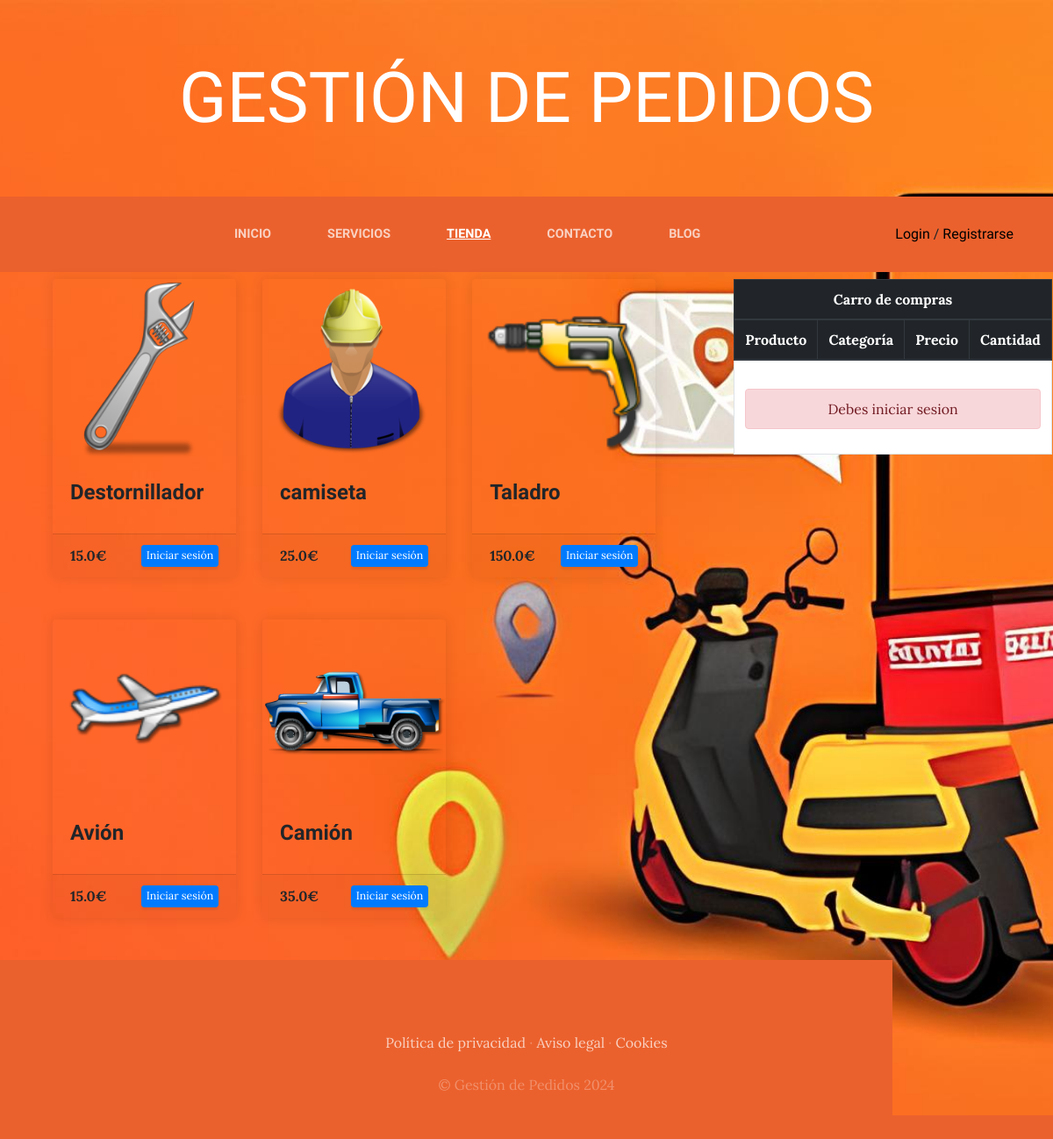
The app's page /tienda/ with its own data.
### tienda/models.py (models this page shows)
class Producto(models.Model):
    nombre=models.CharField(max_length=50)
    categorias=models.ForeignKey(CategoriaProd, on_delete=models.CASCADE)
    imagen=models.ImageField(upload_to="tienda", null=True, blank=True)
    precio=models.FloatField()
    disponibilidad=models.BooleanField(default=True)
    created=models.DateTimeField(auto_now_add=True)
    updated=models.DateTimeField(auto_now_add=True)
    class Meta:
        verbose_name="Producto"
        verbose_name_plural="Productos"

### tienda/views.py (the view)
# urls.py: path('tienda/', include('tienda.urls')),
def tienda(request):
    productos = Producto.objects.all()
    carro = Carro(request)
    return render(request, "tienda/tienda.html", {"productos": productos, "carro": carro})

### carro/context_processor.py (called while the page is built)
def importe_total_carro(request):
    total=0
    if request.user.is_authenticated:
        for key, value in request.session["carro"].items():
            total=total+float(value["precio"])
    return {"importe_total_carro":total}

### tienda/templates/tienda/tienda.html (shortened to what this page needs)
{% extends "ProyectoWebApp/base.html" %} {% load static %} {% block content %}
<div class="container mt-2">
  <div style="float: right">{% include "carro/widget.html" %}</div>
  <div class="row">
    {% for producto in productos %}
    <div class="col-lg-4 col-md-6 mb-5">
      <div
        class="card h-100 border-0 rounded"
        style="background-color: transparent"
      >
        <img
          src="{{ producto.imagen.url }}"
          class="card-img-top"
          alt="{{ producto.nombre }}"
        />
        <div class="card-body">
          <h5 class="card-title">{{ producto.nombre }}</h5>
        </div>
        <div
          class="card-footer d-flex justify-content-between align-items-center"
        >
          <span class="text-sumit font-weight-bold"
            >{{ producto.precio }}€</span
          >
          {% if request.user.is_authenticated %}
          <a
            href="{% url 'carro:agregar' producto.id %}"
            <a
            href="{% url 'carro:agregar' producto.id %}"
            class="btn btn-primary btn-sm"
            style="padding: 0.15rem 0.3rem; font-size: 0.775rem"
            >Añadir al carro</a
          >
          {% else %}
          <a
          href="{% url 'login' %}"
          class="btn btn-primary btn-sm"
          style="padding: 0.15rem 0.3rem; font-size: 0.775rem"
          >Iniciar sesión</a>
        {% endif %}
        </div>
      </div>
    </div>
    {% endfor %}
  </div>
</div>
{% endblock %}

### ProyectoWebApp/templates/ProyectoWebApp/base.html (shortened to what this page needs)
<html>
  <head>
    {% load static %}
    <link
      href="{% static 'ProyectoWebApp/vendor/bootstrap/css/bootstrap.min.css' %}"
      rel="stylesheet"
    />
    <link
      href="{% static 'ProyectoWebApp/css/gestion.css' %}"
      rel="stylesheet"
    />
  </head>
  <body>
    <h1 class="site-heading text-center text-white d-none d-lg-block">
      <span class="site-heading-lower">Gestión de Pedidos</span>
    </h1>
    <nav class="navbar navbar-expand-lg navbar-dark py-lg-4" id="mainNav">
      <div class="container">
        <div class="collapse navbar-collapse" id="navbarResponsive">
          <ul class="navbar-nav mx-auto">
            <li
              class="nav-item {% if request.path == '/' %}active{% endif %} px-lg-4"
            >
              <a
                class="nav-link text-uppercase text-expanded"
                href="{% url 'home' %}"
                >Inicio</a
              >
            </li>
            <li
              class="nav-item {% if request.path == '/servicios/' %}active{% endif %} px-lg-4"
            >
              <a
                class="nav-link text-uppercase text-expanded"
                href="{% url 'Servicios' %}"
                >Servicios</a
              >
            </li>
            <li
              class="nav-item {% if request.path == '/tienda/' %}active{% endif %} px-lg-4"
            >
              <a
                class="nav-link text-uppercase text-expanded"
                href="{% url 'Tienda' %}"
                >Tienda</a
              >
            </li>
            <li
              class="nav-item {% if request.path == '/contacto/' %}active{% endif %} px-lg-4"
            >
              <a
                class="nav-link text-uppercase text-expanded"
                href="{% url 'Contacto' %}"
                >Contacto</a
              >
            </li>
            <li
              class="nav-item {% if request.path|slice:':6' == '/blog/' %}active{% endif %} px-lg-4"
            >
              <a
                class="nav-link text-uppercase text-expanded"
                href="{% url 'Blog' %}"
                >Blog</a
              >
            </li>
          </ul>
          <div style="text<i class="fa fa-align-right aria-hidden="true"></i>
        {% if user.is_authenticated %}
            <a style="color: black;">Hola: {{ user.username }}</a>&nbsp;/&nbsp;<a href="{% url 'cerrar' %}" style="color:white;">Cerrar sesión</a>
        {% else %}
            <a href="{% url 'login' %}" style="color:black;">Login</a>&nbsp;/&nbsp;<a href="{% url 'registro' %}" style="color:black;">Registrarse</a>
        {% endif %}
          </div>
        </div>
      </div>
    </nav>
    {% block content %} {% endblock %}
    <footer class="footer text-faded text-center py-5">
      <div class="container">
        <p class="m-0 mbt">
          <a href="#" class="link">Política de privacidad</a> ·
          <a href="#" class="link">Aviso legal</a> ·
          <a href="#" class="link">Cookies</a>
        </p>
        <p class="m-0 mbt1">&copy; Gestión de Pedidos 2024</p>
      </div>
    </footer>
  </body>
</html>

### tienda/templates/carro/widget.html (shortened to what this page needs)
<div class="container" style="width: 70%;">
    <table class="table table-bordered table-hover" style="color: black; background-color: white;">
      <thead class="thead-dark">
        <tr>
          <th colspan="4" class="text-center">Carro de compras</th>
        </tr>
        <tr>
          <th>Producto</th>
          <th>Categoría</th>
          <th>Precio</th>
          <th>Cantidad</th>
        </tr>
      </thead>
      <tbody>
        {% if request.user.is_authenticated %}
        {% if request.session.carro.items %}
          {% for key, value in request.session.carro.items %}
          <tr>
            <td>{{ value.nombre }}</td>
            <td>{{ value.categorias.nombre }}</td>
            <td>{{ value.precio }}</td>
            <td>
              <a href="{% url 'carro:agregar' value.producto_id %}" class="btn btn-sm btn-success mr-1">+</a>
              <span>{{ value.cantidad }}</span>
              <a href="{% url 'carro:restar' value.producto_id %}" class="btn btn-sm btn-danger">-</a>
            </td>
          </tr>
          {% endfor %}
            {% else %}
          <tr>
            <td colspan="4">
              <div class="alert alert-danger text-center">Sin productos</div>
            </td>
          </tr>
      </tbody>
      {% endif %}
      <tfoot>
        {% if request.session.carro.items%}
        <tr>
          <td colspan="3">Total: {{ importe_total_carro }} €</td>
          <td>
            <a href="{% url 'carro:limpiar' %}" class="btn btn-danger">Vaciar</a>
          </td>
        </tr>
        {% endif%}
          {% if request.session.carro.items%}
          <tr>
            <td colspan="4" style="text-align: center">
              <a href="{% url 'procesar_pedido' %}" class="btn btn-primary btn-sm">Comprar</a>
            </td>
          </tr>
          {% endif%}
          {% else %}
          <tr>
            <td colspan="4">
              <div class="alert alert-danger text-center">Debes iniciar sesion</div>
            </td>
          </tr>
        {% endif %}
    </table>
</div>

### ProyectoWebApp/static/ProyectoWebApp/css/gestion.css (style rules this page uses)
body { font-family: 'Lora'; background-image: url("../img/bg_main.jpg"); background-attachment: fixed; background-position: center; background-size: cover; }
h1, h2, h3, h4, h5, h6 { font-family: 'Raleway'; }
p { line-height: 1.75; }
.text-faded { color: rgba(255, 255, 255, 0.3); }
.site-heading { margin-top: 5rem; margin-bottom: 5rem; text-transform: uppercase; line-height: 1; font-family: 'Raleway'; }
.site-heading .site-heading-lower { font-size: 5rem; font-weight: 100; line-height: 4rem; }
#mainNav { background-color: rgb(235, 97, 45); font-family: 'Raleway'; }
#mainNav .navbar-nav .nav-item .nav-link { color: rgba(255, 255, 255, 0.7); font-weight: 800; }
#mainNav .navbar-nav .nav-item.active .nav-link { color: #ffffff; text-decoration: underline; }
@media (min-width: 992px) { #mainNav .navbar-nav .nav-item .nav-link { font-size: 0.9rem; } }
.footer { background-color: rgba(235, 97, 45); }
.btn { box-shadow: 0px 3px 3px 0px rgba(33, 37, 41, 0.1); }
.mbt { padding-top: 2rem; }
.mbt1 { padding-top: 1.25rem; }
a.link { color: rgba(255, 255, 255, 0.7); }
.alert { margin-top: 20px; }
.card { border: none; box-shadow: 0px 0px 15px rgba(0, 0, 0, 0.1); }
.card-title { font-size: 1.5rem; font-weight: bold; }
.btn-primary { background-color: #007bff; border-color: #007bff; }

### records on screen
Producto: imagen (picture), nombre "Destornillador", precio "15.0"
Producto: imagen (picture), nombre "camiseta", precio "25.0"
Producto: imagen (picture), nombre "Taladro", precio "150.0"
Producto: imagen (picture), nombre "Avión", precio "15.0"
Producto: imagen (picture), nombre "Camión", precio "35.0"
